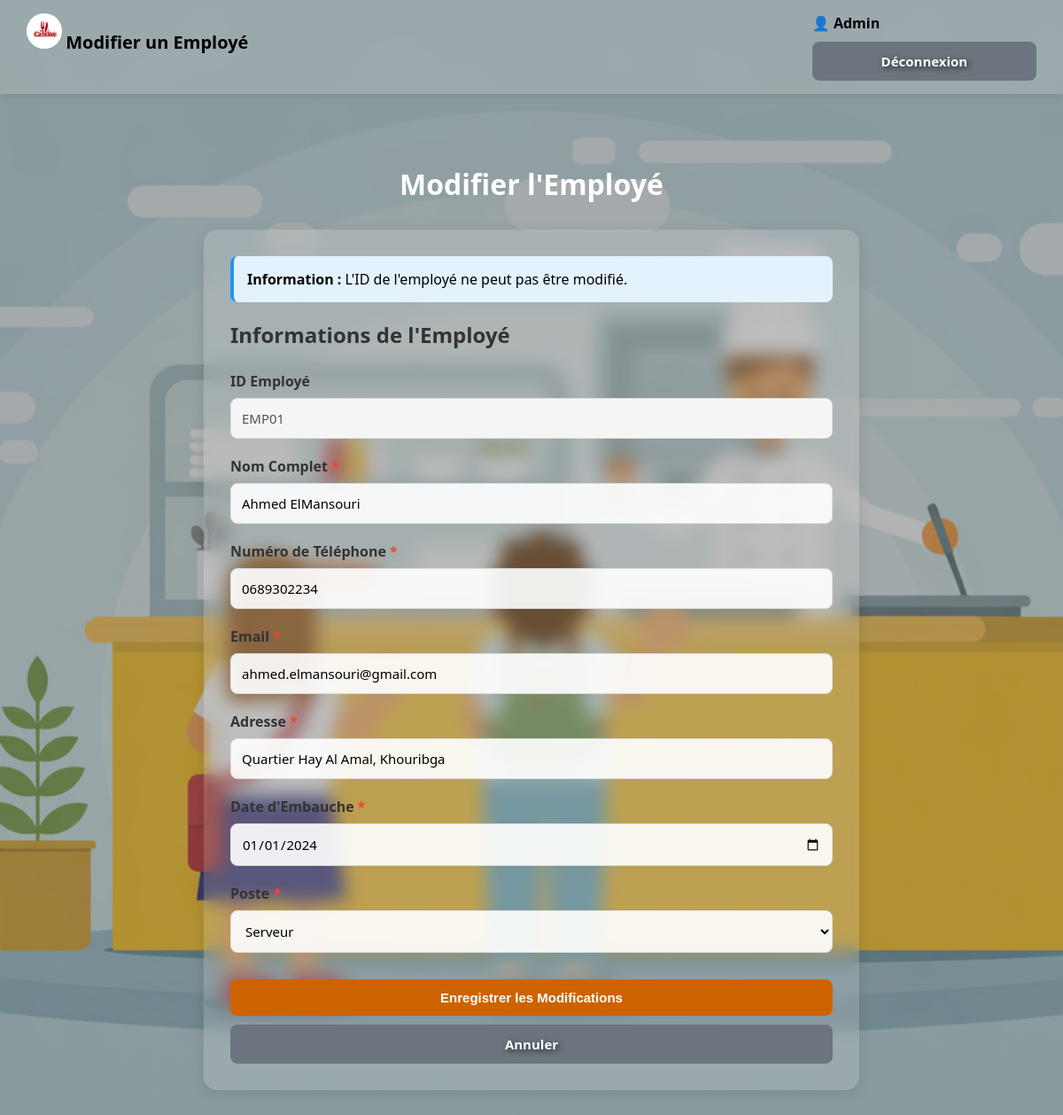
The page /admin/employees/modifier/EMP01 (signed in) on the database its author committed.
### tables this page shows
CREATE TABLE employees (
            id_employees VARCHAR(10) PRIMARY KEY,
            nom_complet VARCHAR(100),
            numero_du_telephone_emplye VARCHAR(20),
            emaile_emplye VARCHAR(100),
            adress_emplye VARCHAR(255),
            date_d_embauchement DATE,
            post VARCHAR(50),
            id_cantine INT,
            FOREIGN KEY (id_cantine) REFERENCES cantine(id_cantine)
        );

### app.py (the view, shortened to what this page needs)
@app.route('/admin/employees/modifier/<string:employee_id>', methods=['GET', 'POST'])
def admin_employees_modifier(employee_id):
    if 'user_id' not in session or session.get('user_type') != 'admin':
        return redirect(url_for('index'))
    conn = get_db()
    if request.method == 'GET':
        employee = conn.execute('SELECT * FROM employees WHERE id_employees = ?',
                               (employee_id,)).fetchone()
        conn.close()
        if not employee:
            flash('Employé introuvable', 'error')
            return redirect(url_for('admin_employees'))
        return render_template('admin_employees_modifier.html',
                             employee=employee,
                             nom=session.get('nom'))

### app.py (called while the page is built, shortened)
def get_db():
    conn = sqlite3.connect('cantine.db')
    conn.row_factory = sqlite3.Row
    return conn

def get_cantine_info():
    conn = get_db()
    cantine = conn.execute('SELECT * FROM cantine WHERE id_cantine = 1').fetchone()
    conn.close()
    return cantine

@app.context_processor
def inject_cantine_info():
    return dict(cantine_info=get_cantine_info())

### templates/admin_employees_modifier.html (shortened to what this page needs)
{% extends "base.html" %}
{% block content %}
<div class="admin-nav">
    <div class="logo">
        <img src="{{ url_for('static', filename='logo.png') }}" alt="Logo" style="width: 40px; height: 40px; border-radius: 50%;">
        <span style="font-size: 20px; font-weight: 700;">Modifier un Employé</span>
    </div>
    <div>
        <span style="margin-right: 15px; font-weight: 600;">👤 {{ nom }}</span>
        <a href="{{ url_for('logout') }}" class="btn btn-secondary">Déconnexion</a>
    </div>
</div>
<div class="main-content">
    <h1> Modifier l'Employé</h1>
    <div class="card">
        <div class="info-box">
            <strong> Information :</strong> L'ID de l'employé ne peut pas être modifié.
        </div>
        <h2>Informations de l'Employé</h2>
        <form method="POST" action="{{ url_for('admin_employees_modifier', employee_id=employee.id_employees) }}">
            <div class="form-group">
                <label>ID Employé</label>
                <input type="text" value="{{ employee.id_employees }}" disabled>
            </div>
            <div class="form-group">
                <label>Nom Complet <span class="required">*</span></label>
                <input type="text" name="nom_complet" required value="{{ employee.nom_complet }}">
            </div>
            <div class="form-group">
                <label>Numéro de Téléphone <span class="required">*</span></label>
                <input type="tel" name="telephone" required value="{{ employee.numero_du_telephone_emplye }}" pattern="[0-9]{10}">
            </div>
            <div class="form-group">
                <label>Email <span class="required">*</span></label>
                <input type="email" name="email" required value="{{ employee.emaile_emplye }}">
            </div>
            <div class="form-group">
                <label>Adresse <span class="required">*</span></label>
                <input type="text" name="adresse" required value="{{ employee.adress_emplye }}">
            </div>
            <div class="form-group">
                <label>Date d'Embauche <span class="required">*</span></label>
                <input type="date" name="date_embauchement" required value="{{ employee.date_d_embauchement }}">
            </div>
            <div class="form-group">
                <label>Poste <span class="required">*</span></label>
                <select name="post" required>
                    <option value="Serveur" {% if employee.post == 'Serveur' %}selected{% endif %}>Serveur</option>
                </select>
            </div>
            <div style="margin-top: 30px; text-align: center;">
                <button type="submit" class="btn btn-primary"> Enregistrer les Modifications</button>
                <a href="{{ url_for('admin_employees') }}" class="btn btn-secondary"> Annuler</a>
            </div>
        </form>
    </div>
</div>
{% endblock %}

### rows shown on the page
employees: id_employees "EMP01", nom_complet "Ahmed ElMansouri", telephone "0689302234", email "ahmed.elmansouri@gmail.com", adresse "Quartier Hay Al Amal, Khouribga", date_embauchement "01/01/2024", post "Serveur"

### other values the page prints
{{ nom }} "Admin"
